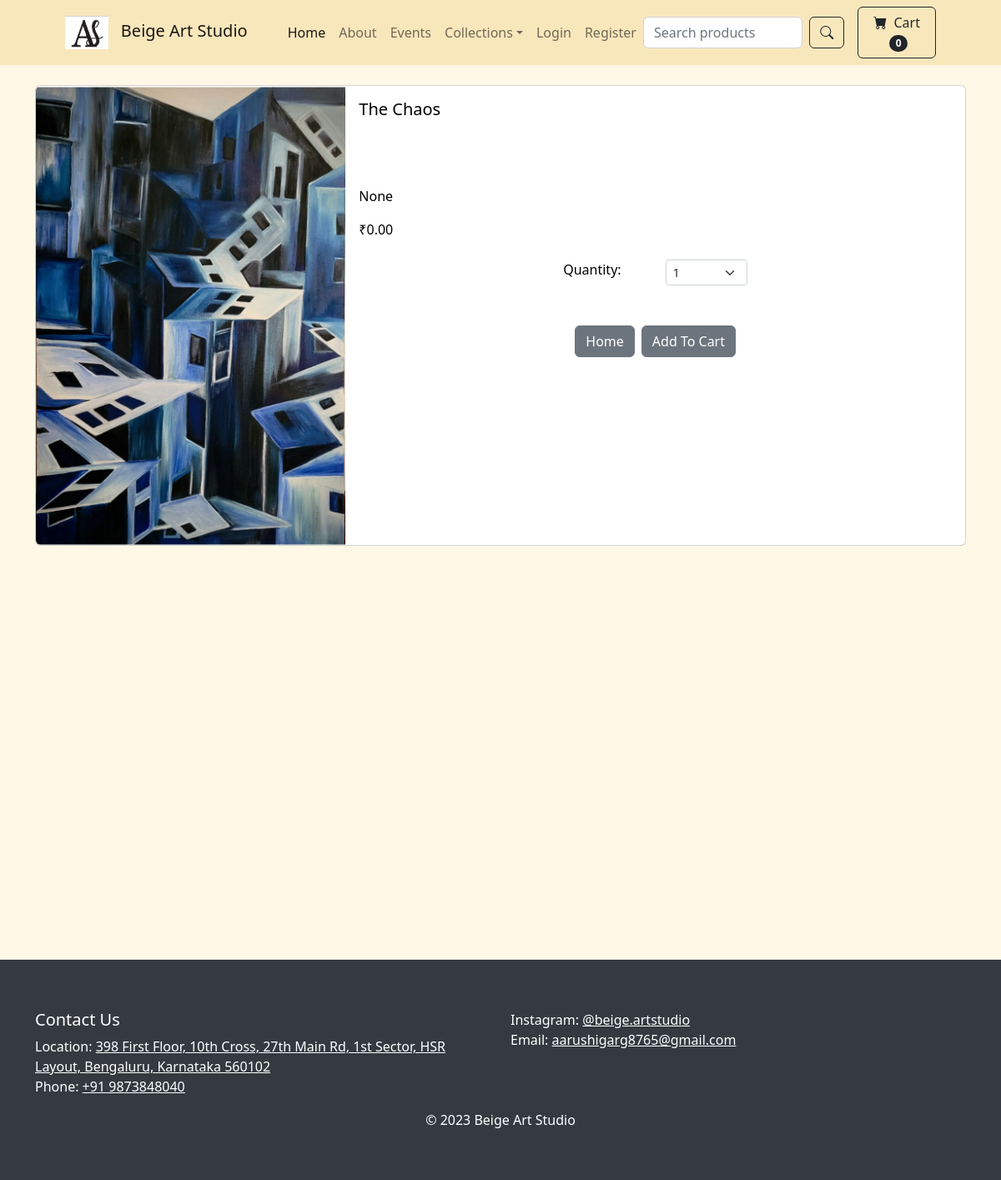
The app's page /product/4 with its own data.
### store/models.py (models this page shows, shortened)
class Product(models.Model):
    name = models.CharField(max_length=100)
    price = models.DecimalField(default=0, decimal_places=2, max_digits=6)
    category = models.ForeignKey(Category, on_delete=models.CASCADE, default=1)
    description = models.CharField(max_length=250, default='', blank=True, null=True)
    image = models.ImageField(upload_to='uploads/product/')
    is_sale = models.BooleanField(default=False)
    sale_price = models.DecimalField(default=0, decimal_places=2, max_digits=6)

### store/views.py (the view)
# urls.py: path('product/<int:pk>', views.product, name='product'),
def product(request,pk):
    product = Product.objects.get(id=pk)
    return render(request, 'product.html', {'product':product})

### cart/cart.py (called while the page is built)
    def __len__(self):
        return len(self.cart)

### cart/context_processors.py (called while the page is built)
def cart(request):
	return {'cart': Cart(request)}

### store/templates/product.html (shortened to what this page needs)
{% extends 'base.html' %}
{% block content %}
<div class="container">
    <br/>
    <div class="card mb-3">
        <div class="row g-0">
            <div class="col-md-4">
                <img src="{{ product.image.url }}" class="img-fluid rounded-start" alt="...">
            </div>
            <div class="col-md-8">
                <div class="card-body">
                    <h5 class="card-title">{{ product.name }}</h5>
                    <br/>
                    <br/><br/>
                    <p class="card-text justified">{{ product.description }}</p>
                    ₹{{ product.price }}
                    <br/><br/>
                    <div class="row justify-content-center">
                        <div class="col-md-2">Quantity:</div>
                        <div class="col-md-2">
                            <select class="form-select form-select-sm" id="qty-cart" >
                                <option value="1">1</option>
                            </select>
                        </div>
                    </div>
                    <br/><br/>
                    <div class="d-flex justify-content-center">
                        <a href="{% url 'home' %}" class="btn btn-secondary me-2">Home</a>
                        <button type="button" value="{{ product.id }}" class="btn btn-secondary" id="add-cart">Add To Cart</button>
                    </div>
                </div>
            </div>
        </div>
    </div>
</div>
<br/><br/><br/><br/><br/><br/><br/><br/><br/><br/><br/><br/><br/><br/><br/><br/><br/><br/><br/><br/>
{% endblock %}

### store/templates/base.html (style rules this page uses)
body { background-color: #fff8e7; color: black; }

### records on screen
Product: image (picture), name "The Chaos", description "None", price "0.00"

### other values on screen
{{ cart|length }} "0"
